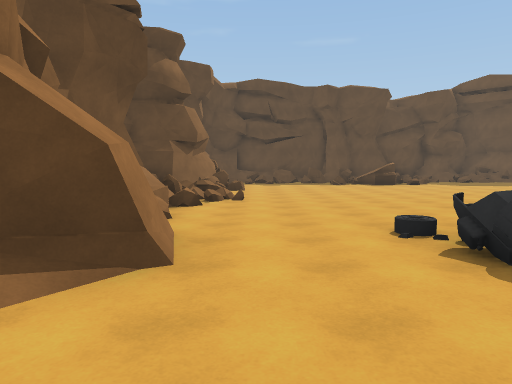
[1] (above)

24 first-person views from a walk through a scene from a Unity 3-D project. The camera is 1.5 m above the floor, tilts 4° down and sees 70° across. The floor is counted in squares, 2 m on a side. Each view is taken from the middle of a square. On the plan, view 1 faces up. The plan holds only what a view shows up to about 11 squares ahead; the rest is blank. The place goes on beyond the plan.

[2]
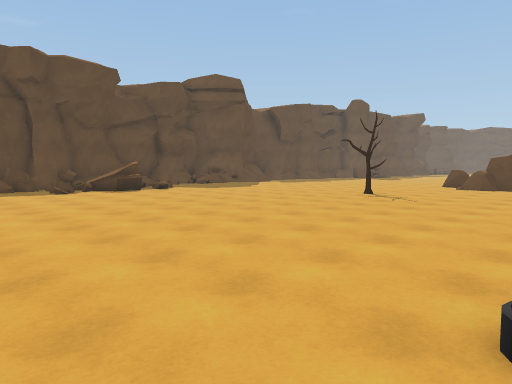

[3]
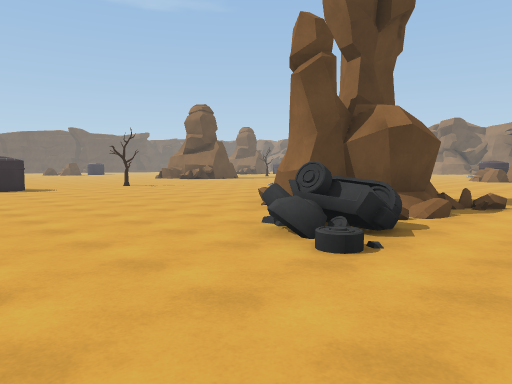

[4]
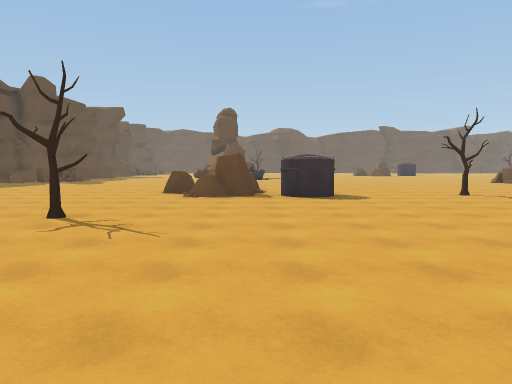

[5]
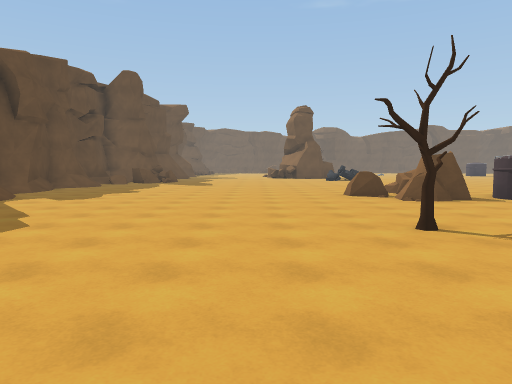

[6]
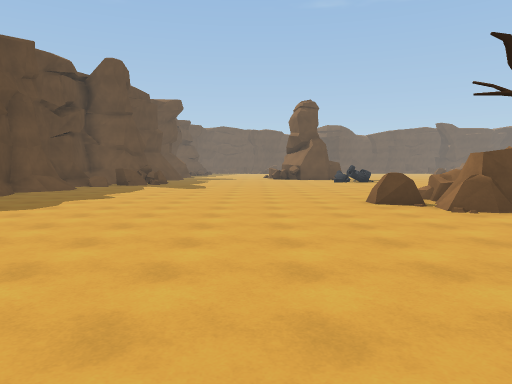

[7]
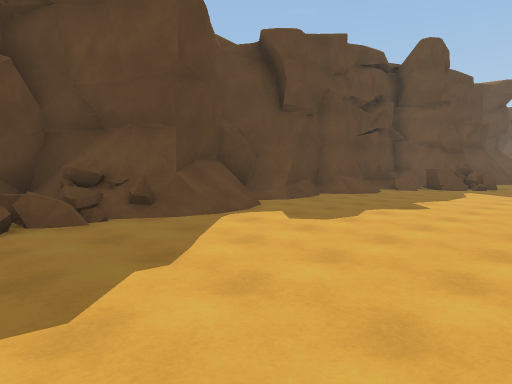

[8]
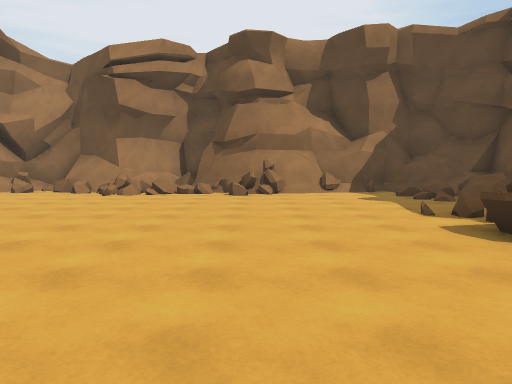

[9]
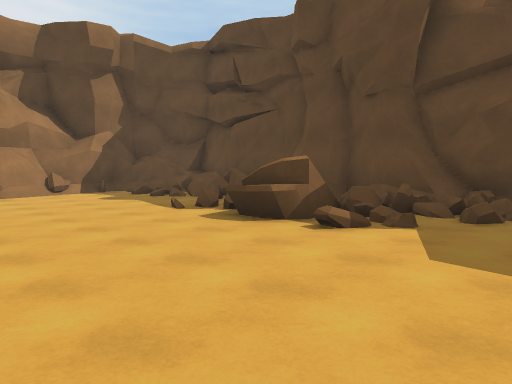

[10]
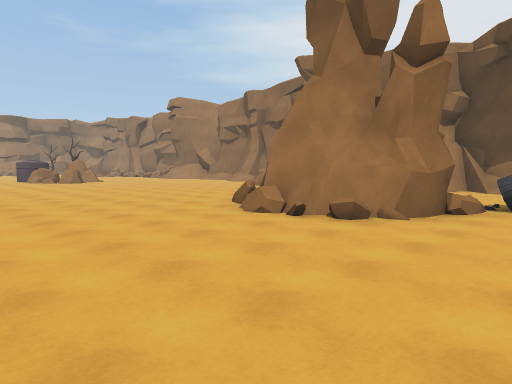

[11]
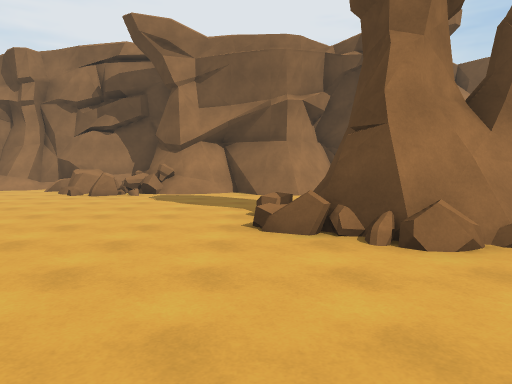

[12]
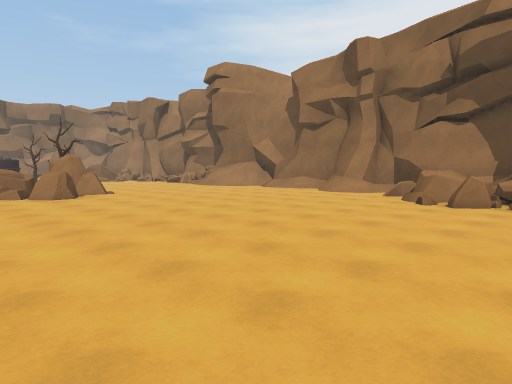

[13]
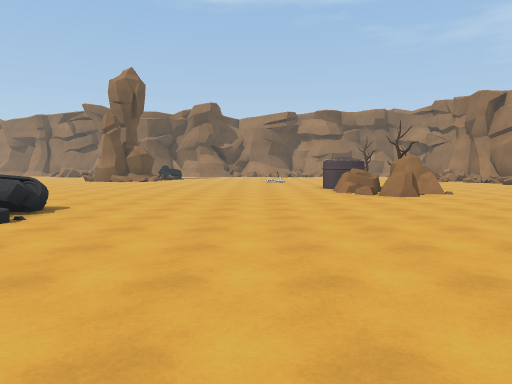

[14]
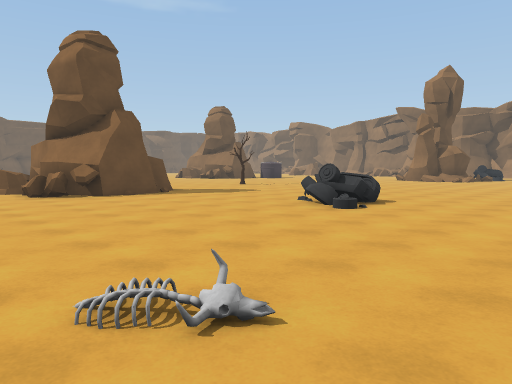

[15]
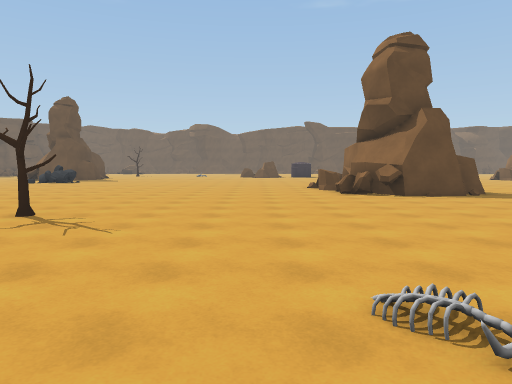

[16]
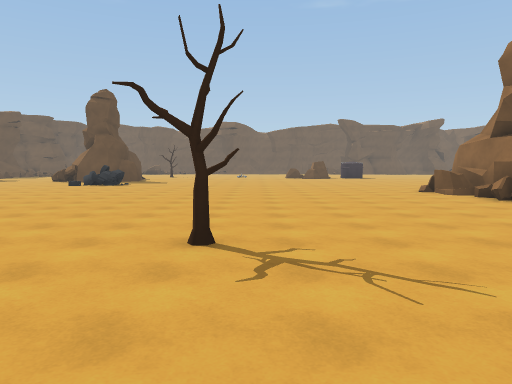

[17]
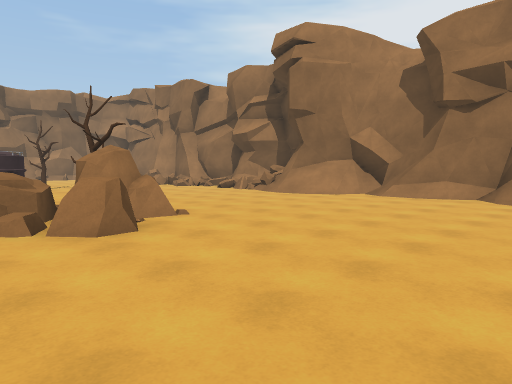

[18]
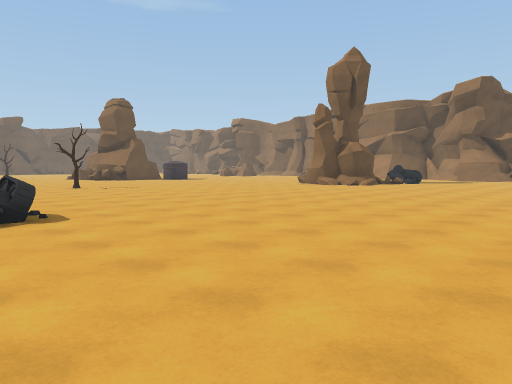

[19]
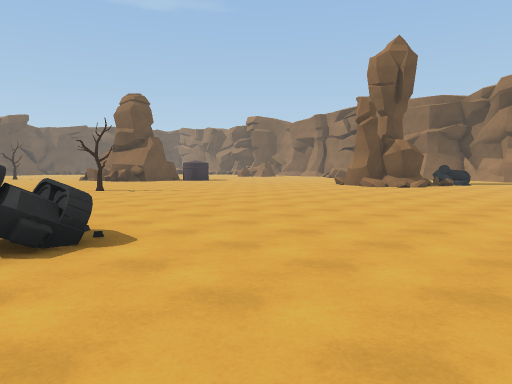

[20]
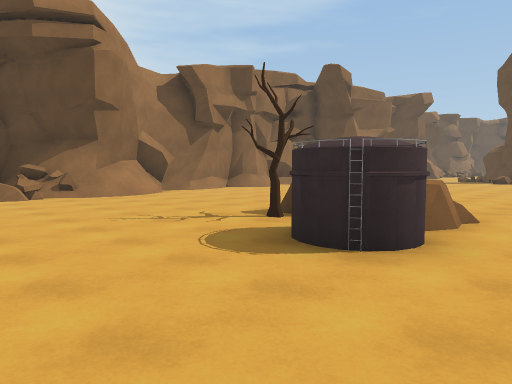

[21]
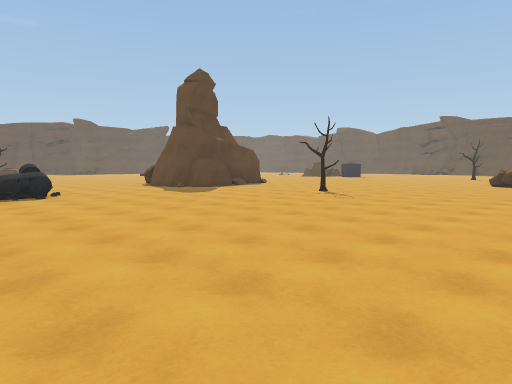

[22]
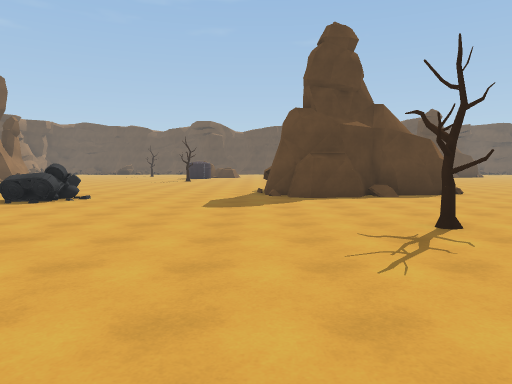

[23]
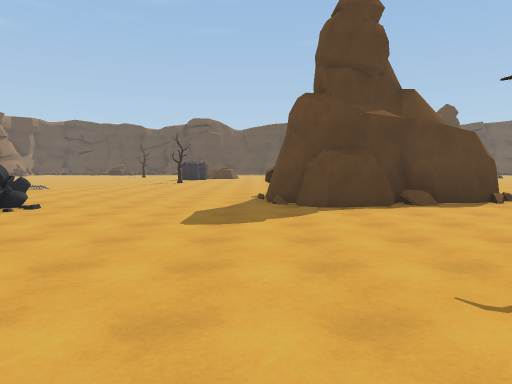

[24]
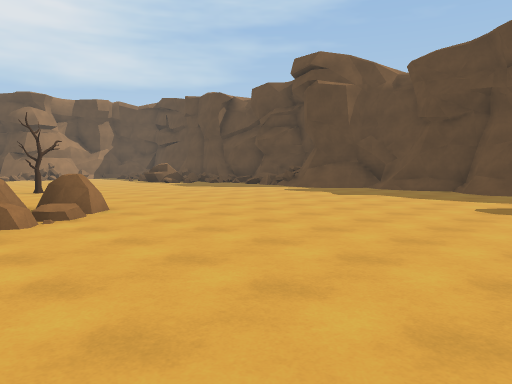

### Floor plan
Key: @ floor where view 1 was taken; # wall or solid block; . main floor; : floor 0.5 m higher than the main floor; / step, stairs or slope; = window, fence, low wall or low ledge; ^ raised ledge; T tree; R rock; O other object.
Columns run from 5 left of view 1 to 21 right of it. Each row starts with its distance up from view 1.
 18    ########### /=########
 17    #====^ ==== ==///...//
 16    # ///. ###. ...........
 15    #..../===...............
 14   ##.......................
 13    #......................
 12    ##.....................
 11    #......................
 10   ##/.....................
  9   #==.........T............
  8   #=#..............RR......
  7   #=#.............RRRR.....
  6   #=...............RR  ....
  5    =..............OO. .....
  4    ##...O.........OO.......
  3   ###..OO..................
  2   #/....##.................
  1   ##...####................
  0    #.@.####/.......T.......
 -1    ##...##:................
 -2    ##...=/=................
 -3    #/......................
 -4    #/..........O...........
 -5    #=....................^=
 -6  #====................#####
 -7  ##^=.................## ##
 -8  ##=...................####
 -9  #/..............O.....###.
-10  ##..............OO........
-11  #.........................
-12  ##........................
-13  #=......R.................
-14  #/.....RR:.............T.
-15  #//....RRR...............
-16  ##/....TOR................
-17 ###=......O................
-18 ##=........................
-19     ....................
-20         ...........

Positions as (right, up) in squares from view 1, and headings:
1: (0, 0), facing up
2: (0, 4), facing up-right
3: (0, 7), facing down-right
4: (4, 6), facing right
5: (5, 11), facing right
6: (7, 11), facing right
7: (9, 12), facing up-right
8: (9, 12), facing left
9: (9, 11), facing up-left
10: (10, 4), facing down-left
11: (9, -2), facing left
12: (7, -4), facing down-left
13: (8, -4), facing down
14: (8, -3), facing down-right
15: (8, -3), facing right
16: (10, 0), facing right
17: (6, -9), facing down-left
18: (6, -9), facing down-right
19: (8, -9), facing down-right
20: (7, -20), facing up-left
21: (10, -20), facing up-right
22: (17, -18), facing up
23: (17, -16), facing up
24: (21, 6), facing up-left
